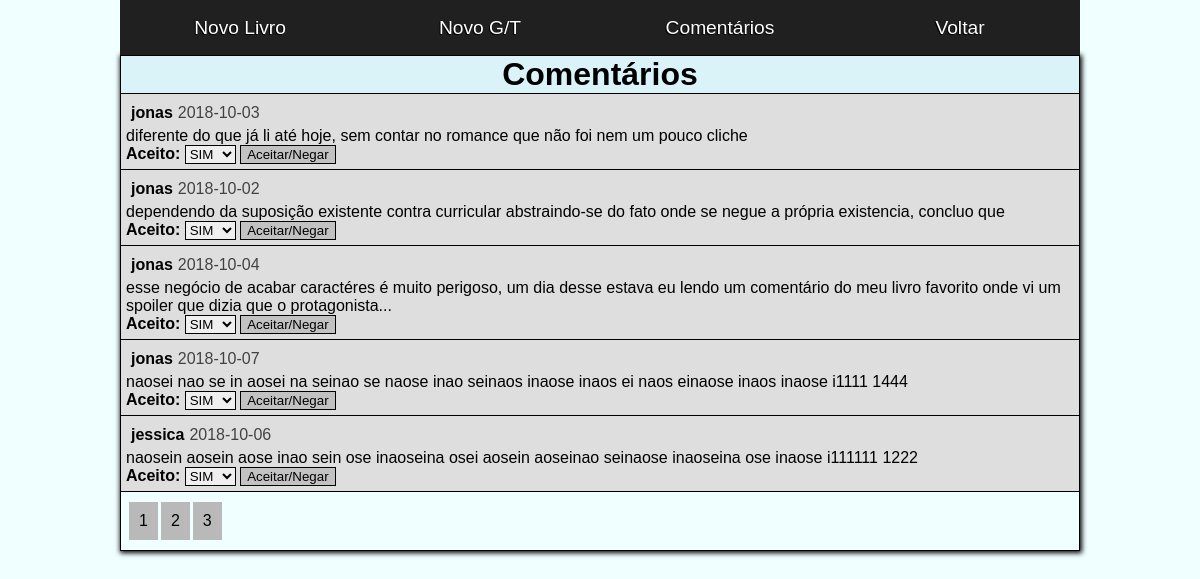
Screenshot of /adm-panel/comentarios.php (signed in) with the database file from the repository.
### tables this page shows
CREATE TABLE IF NOT EXISTS `Comentarios` (
  `idComentarios` INT NOT NULL AUTO_INCREMENT,
  `idUsuarios` INT NOT NULL,
  `idLivros` INT NOT NULL,
  `texto` VARCHAR(500) NULL,
  `data` VARCHAR(45) NULL,
  `aceito` VARCHAR(45) NULL,
  PRIMARY KEY (`idComentarios`),
    FOREIGN KEY (`idUsuarios`)
    REFERENCES `Usuarios` (`idUsuarios`),
    FOREIGN KEY (`idLivros`)
    REFERENCES `Livros` (`idLivros`));

CREATE TABLE IF NOT EXISTS `Usuarios` (
  `idUsuarios` INT NOT NULL AUTO_INCREMENT,
  `username` VARCHAR(80) NOT NULL,
  `email` VARCHAR(45) NOT NULL,
  `senha` VARCHAR(200) NOT NULL,
  `tipo` VARCHAR(45) NOT NULL,
  PRIMARY KEY (`idUsuarios`));

### adm-panel/comentarios.php (the view, shortened to what this page needs)
<!DOCTYPE html>
<html lang="pt-br">
<?php
include "../php/conexao.php";
?>
<head>
    <link rel="stylesheet" type="text/css" media="screen" href="nav.css" />
    <link rel="stylesheet" type="text/css" media="screen" href="corpo-coment.css" />
</head>
<body>
    <header>
        <nav>
            <a href="index.php" class="item">Novo Livro</a>
            <a href="g_t.php" class="item">Novo G/T</a>
            <a href="comentarios.php" class="item">Comentários</a>
            <a href="../" class="item">Voltar</a>
        </nav>
    </header>
<main>
<div class="title">
    <h1>Comentários</h1>
</div>
<div class="corpo">
    <?php
    $init = 0;
    $top = mysqli_query($link,"select * from Comentarios where aceito='Espera'");
    $lines = mysqli_num_rows($top);
    $pag = round($lines/5)+1;
    if(!isset($_GET['op'])){
        $sql = "SELECT * FROM Comentarios c join Usuarios u on c.idUsuarios=u.idUsuarios where aceito='Espera' limit $init,5";
    }else{
        $init = $_GET['op'];
        $sql = "SELECT * FROM Comentarios c join Usuarios u on c.idUsuarios=u.idUsuarios where aceito='Espera' limit $init,5";
    }
    $result = mysqli_query($link,$sql);
    while($info = mysqli_fetch_array($result)){
    ?>
    <div class="element">
        <article><strong><?=$info['username']?></strong><label><?=$info['data']?></label></article>
        <p><?=$info['texto']?></p>
        <form action="" method="POST">
            <label>Aceito: </label>
            <select name="aceito" id="<?=$info['idComentarios']?>">
            <option value="SIM">SIM</option>
            </select>
            <input type="submit" name="btn" value="Aceitar/Negar">
        </form>
    </div>
    <?php } ?>
</div>
<div class="pag">
    <?php
    $tt = 0;
    $i = 1;
    if($pag>1){
    while($i<=$pag){
        echo "<a href=\"?op=$tt\">$i</a>";
    $tt+=4;
    $i++;
    }
    }
    ?>
</div>
</main>
</body>
</html>

### adm-panel/nav.css (style rules this page uses)
* { margin: 0; box-sizing: border-box; font-family: sans-serif; }
header { width: 100%; height: 55px; }
header nav { width: 80%; height: 55px; margin: 0 auto; display: flex; }
header nav .item { color: black; width: calc(100%/4); display: flex; justify-content: center; background-color: rgba(32,32,32); align-items: center; color: white; text-shadow: -1px 1px black; font-size: 1.2em; }
header nav .item { text-decoration-line: none; }
body { background-color: azure; }
main { border: 1px solid black; width: 80%; margin: 0 auto; box-shadow: 1px 1px 5px 1px black; }
main .title { text-align: center; border-bottom: 1px solid black; background-color: rgba(191, 231, 240, 0.486); }

### adm-panel/corpo-coment.css (style rules this page uses)
.corpo .element { background-color: rgb(223, 222, 222); border-bottom: 1px solid black; padding: 5px; }
.element form select { border: 1px solid black; }
.element form option { font-weight: bold; }
.element form label { font-weight: bold; }
.element form input { border: 1px solid black; background-color: rgb(194, 194, 194); }
.corpo .element article { padding: 5px; }
.corpo .element article label { opacity: 0.7; margin-left: 5px; }
.element form { width: 100%; }
.pag { display: flex; margin: 5px auto; text-align: center; padding: 5px; }
.pag a { background-color: rgb(185, 185, 185); display: block; padding: 10px; margin-left: 3px; color: black; text-decoration-line: none; }

### rows the page displays
comentarios: idUsuarios.username "jonas", data "2018-10-03", texto "diferente do que já li até hoje, sem contar no romance que não foi nem um pouco cliche", aceito "SIM"
comentarios: idUsuarios.username "jonas", data "2018-10-02", texto "dependendo da suposição existente contra curricular abstraindo-se do fato onde se negue a própria existencia, concluo que", aceito "SIM"
comentarios: idUsuarios.username "jonas", data "2018-10-04", texto "esse negócio de acabar caractéres é muito perigoso, um dia desse estava eu lendo um comentário do meu livro favorito onde vi um spoiler que dizia que o protagonista...", aceito "SIM"
comentarios: idUsuarios.username "jonas", data "2018-10-07", texto "naosei nao se in aosei na seinao se naose inao seinaos inaose inaos ei naos einaose inaos inaose i1111 1444", aceito "SIM"
comentarios: idUsuarios.username "jessica", data "2018-10-06", texto "naosein aosein aose inao sein ose inaoseina osei aosein aoseinao seinaose inaoseina ose inaose i111111 1222", aceito "SIM"
